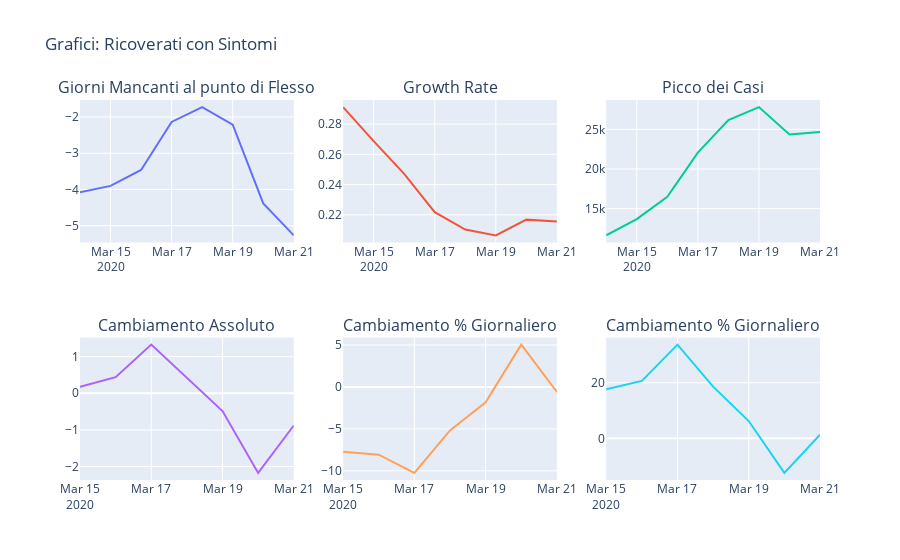

Here is the notebook cell this chart was saved with:
### Markdown cell above
## Ricoverati con Sintomi

### Code cell
df = run_fit(national_get, 'ricoverati_con_sintomi')
print_plot(df, 'Grafici: Ricoverati con Sintomi')

### Figure 1 — Plotly figure (JSON) as saved in the notebook; plotly's stock layout.template omitted (floating-point values rounded to 4 significant figures)
{"data": [{"mode": "lines", "name": "Numero di Giorni Mancanti a Metà del Picco", "type": "scatter", "x": ["2020-03-14", "2020-03-15", "2020-03-16", "2020-03-17", "2020-03-18", "2020-03-19", "2020-03-20", "2020-03-21"], "xaxis": "x", "y": [-4.077, -3.901, -3.462, -2.136, -1.727, -2.213, -4.386, -5.267], "yaxis": "y"}, {"mode": "lines", "name": "Growth Rate", "type": "scatter", "x": ["2020-03-14", "2020-03-15", "2020-03-16", "2020-03-17", "2020-03-18", "2020-03-19", "2020-03-20", "2020-03-21"], "xaxis": "x2", "y": [0.2913, 0.2688, 0.2471, 0.2217, 0.2103, 0.2064, 0.2168, 0.2155], "yaxis": "y2"}, {"mode": "lines", "name": "Picco dei Casi", "type": "scatter", "x": ["2020-03-14", "2020-03-15", "2020-03-16", "2020-03-17", "2020-03-18", "2020-03-19", "2020-03-20", "2020-03-21"], "xaxis": "x3", "y": [11630.0, 13680.0, 16510.0, 22070.0, 26180.0, 27810.0, 24350.0, 24670.0], "yaxis": "y3"}, {"mode": "lines", "name": "Numero di Giorni Mancanti a Metà del Picco", "type": "scatter", "x": ["2020-03-15", "2020-03-16", "2020-03-17", "2020-03-18", "2020-03-19", "2020-03-20", "2020-03-21"], "xaxis": "x4", "y": [0.1759, 0.4388, 1.326, 0.4088, -0.4859, -2.173, -0.8801], "yaxis": "y4"}, {"mode": "lines", "name": "Growth Rate", "type": "scatter", "x": ["2020-03-15", "2020-03-16", "2020-03-17", "2020-03-18", "2020-03-19", "2020-03-20", "2020-03-21"], "xaxis": "x5", "y": [-7.718, -8.081, -10.24, -5.181, -1.837, 5.044, -0.6008], "yaxis": "y5"}, {"mode": "lines", "name": "Picco dei Casi", "type": "scatter", "x": ["2020-03-15", "2020-03-16", "2020-03-17", "2020-03-18", "2020-03-19", "2020-03-20", "2020-03-21"], "xaxis": "x6", "y": [17.63, 20.67, 33.72, 18.62, 6.223, -12.42, 1.31], "yaxis": "y6"}], "layout": {"annotations": [{"font": {"size": 16}, "showarrow": false, "text": "Giorni Mancanti al punto di Flesso", "x": 0.1444, "xanchor": "center", "xref": "paper", "y": 1, "yanchor": "bottom", "yref": "paper"}, {"font": {"size": 16}, "showarrow": false, "text": "Growth Rate", "x": 0.5, "xanchor": "center", "xref": "paper", "y": 1, "yanchor": "bottom", "yref": "paper"}, {"font": {"size": 16}, "showarrow": false, "text": "Picco dei Casi", "x": 0.8556, "xanchor": "center", "xref": "paper", "y": 1, "yanchor": "bottom", "yref": "paper"}, {"font": {"size": 16}, "showarrow": false, "text": "Cambiamento Assoluto", "x": 0.1444, "xanchor": "center", "xref": "paper", "y": 0.375, "yanchor": "bottom", "yref": "paper"}, {"font": {"size": 16}, "showarrow": false, "text": "Cambiamento % Giornaliero", "x": 0.5, "xanchor": "center", "xref": "paper", "y": 0.375, "yanchor": "bottom", "yref": "paper"}, {"font": {"size": 16}, "showarrow": false, "text": "Cambiamento % Giornaliero", "x": 0.8556, "xanchor": "center", "xref": "paper", "y": 0.375, "yanchor": "bottom", "yref": "paper"}], "showlegend": false, "title": {"text": "Grafici: Ricoverati con Sintomi"}, "xaxis": {"anchor": "y", "domain": [0, 0.2889]}, "xaxis2": {"anchor": "y2", "domain": [0.3556, 0.6444]}, "xaxis3": {"anchor": "y3", "domain": [0.7111, 1]}, "xaxis4": {"anchor": "y4", "domain": [0, 0.2889]}, "xaxis5": {"anchor": "y5", "domain": [0.3556, 0.6444]}, "xaxis6": {"anchor": "y6", "domain": [0.7111, 1]}, "yaxis": {"anchor": "x", "domain": [0.625, 1]}, "yaxis2": {"anchor": "x2", "domain": [0.625, 1]}, "yaxis3": {"anchor": "x3", "domain": [0.625, 1]}, "yaxis4": {"anchor": "x4", "domain": [0, 0.375]}, "yaxis5": {"anchor": "x5", "domain": [0, 0.375]}, "yaxis6": {"anchor": "x6", "domain": [0, 0.375]}}}
